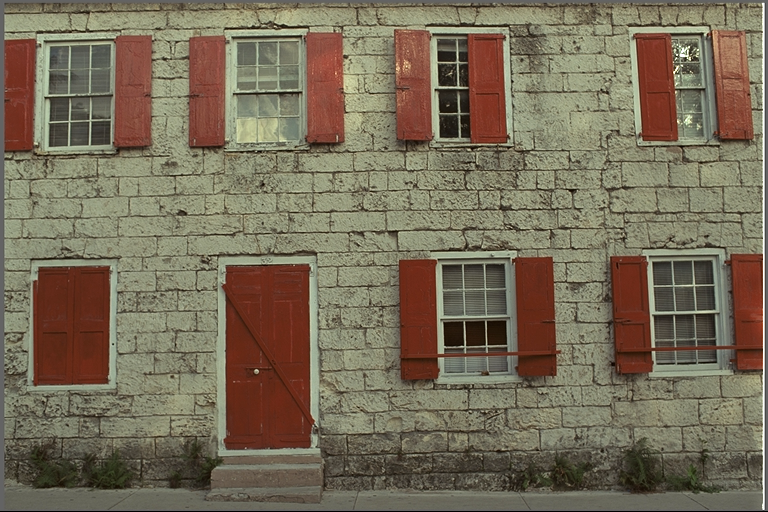
#> input picture data/natural/kodim01.png, 768 x 512 px, found by its file name
$ python test_YCoCg.py
#> lines starting #> are read from the running program, lines starting #| are printed output that depends on the picture
#> further down, img is the input picture: shape (512, 768, 3); mean R, G, B 119.8, 108.7, 88.4
### src/tester.py
import numpy as np
import hashlib
import matplotlib.pyplot as plt
from skimage.metrics import peak_signal_noise_ratio as PSNR
import matplotlib.gridspec as gridspec

def compare_images(img_orig: np.ndarray, img_rec: np.ndarray, title=""):
    # --- Test PSNR
    psnr_value = PSNR(img_orig, img_rec, data_range=255)
    psnr_result = f"PSNR = {psnr_value:.2f} dB"

    # --- Test zgodności bitowej
    bit_acc_result = ""
    if(img_orig.shape == img_rec.shape):
        bit_acc_result = "Bit-acc: Obrazy mają takie same rozmiary"
    else:
        bit_acc_result = "Bit-acc: Obrazy mają różne rozmiary"

    # --- Bit-perfect check
    bit_equal = np.array_equal(img_orig,img_rec)
    bit_equal_result = f"Bit-perfect: {bit_equal}"

    # --- Hash check
    h1 = hashlib.sha256(img_orig.tobytes()).hexdigest()
    h2 = hashlib.sha256(img_rec.tobytes()).hexdigest()
    hash_test = (h1==h2)
    hash_result = f"Hash-equal: {hash_test}"

    # --- Różnice pixeli
    diff = img_rec.astype(np.int32) - img_orig.astype(np.int32)
    max_diff = np.abs(diff).max()
    nonzero = np.count_nonzero(diff)
    max_diff_result = f"Maksymalna różnica: {max_diff}"
    nonzero_result = f"Liczba różniących się pikseli: {nonzero}"

    fig = plt.figure(figsize=(12,10))
    fig.subplots_adjust(bottom=0.18, hspace=0.3)

    gs = gridspec.GridSpec(2, 2, figure=fig)

    # --- górny rząd: obrazy
    ax0 = fig.add_subplot(gs[0,0])
    ax0.imshow(img_orig, cmap='gray')
    ax0.set_title("Oryginalny")
    ax0.axis('off')

    ax1 = fig.add_subplot(gs[0,1])
    ax1.imshow(img_rec, cmap='gray')
    ax1.set_title("Zrekonstruowany")
    ax1.axis('off')

    # --- dolny rząd: histogram + mapa błędu
    ax2 = fig.add_subplot(gs[1,0])
    ax2.hist(diff.ravel(), bins=513, range=(-256, 256), color="blue")
    ax2.set_title("Histogram różnic")
    ax2.set_xlabel("Różnica (rec - orig)")
    ax2.set_ylabel("Liczba pikseli")
    ax2.set_aspect('auto')  # wymusza równy układ w hist

    ax3 = fig.add_subplot(gs[1,1])
    im = ax3.imshow(np.abs(diff).sum(axis=2), cmap="hot")
    ax3.set_title("Mapa błędu")
    ax3.set_aspect('auto')  # wymusza proporcje
    plt.colorbar(im, ax=ax3)

    # Dodanie wyników testów pod obrazami
    results = [bit_acc_result, bit_equal_result, max_diff_result, nonzero_result, psnr_result]
    for i, text in enumerate(results):
        fig.text(0.5, 0.01 + i*0.03, text, ha='center', fontsize=12)

    plt.show()
    return 0

### src/test_YCoCg.py
import numpy as np
import imageio.v3 as iio
from tester import compare_images

def forward_YCoCgR(img):
    R = img[:,:,0].astype(np.int32)
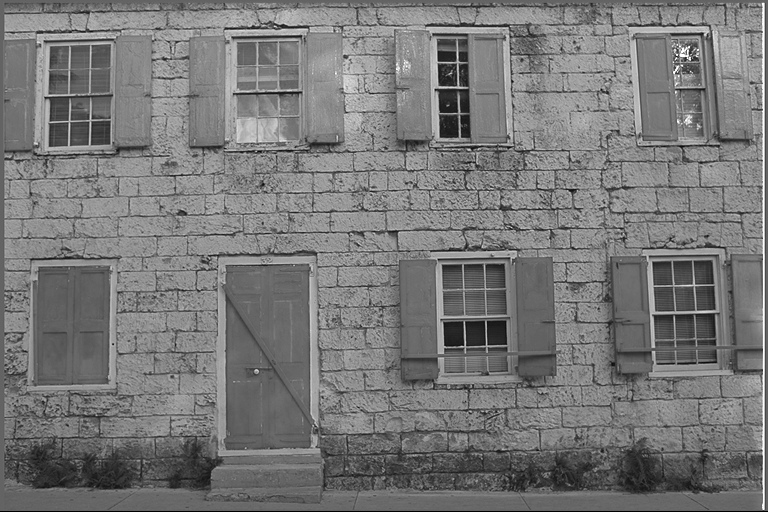
#> R: shape (512, 768) int32; min 0, max 255, mean 119.8
    G = img[:,:,1].astype(np.int32)
    B = img[:,:,2].astype(np.int32)
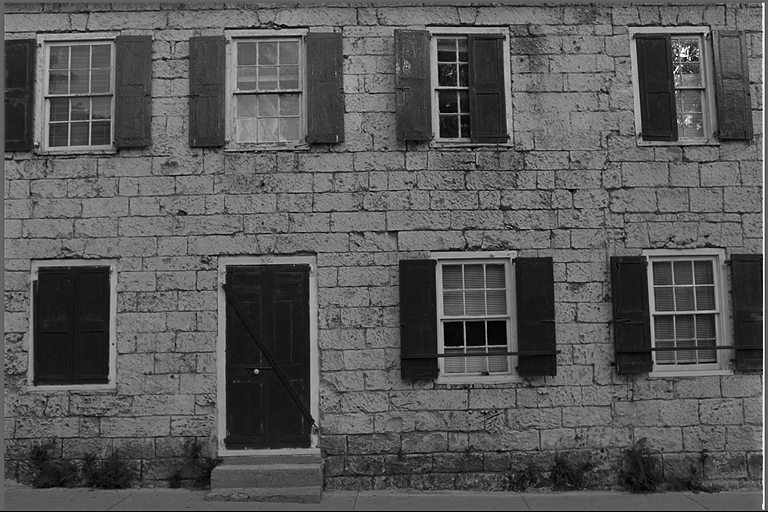
#> B: shape (512, 768) int32; min 0, max 255, mean 88.4

    Y  = (R + 2*G + B) >> 2
    Co = (R - B) >> 1
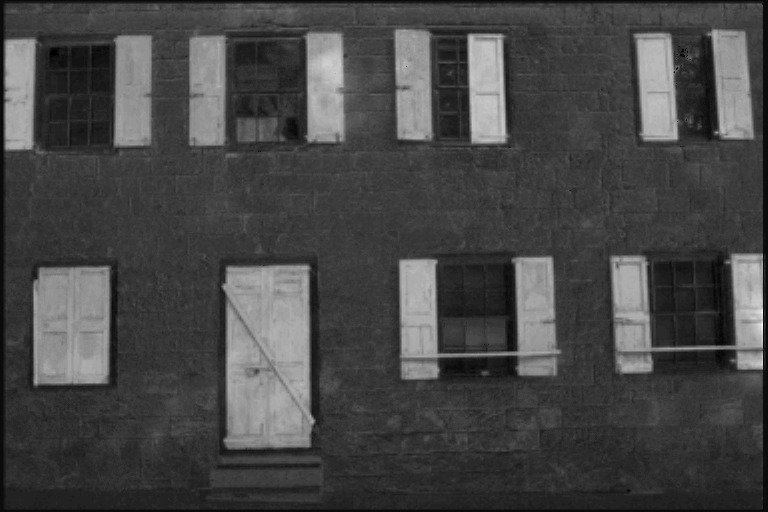
#> Co: shape (512, 768) int32; min -3, max 63, mean 15.4; drawn with min black and max white
    Cg = (-R + 2*G - B) >> 2
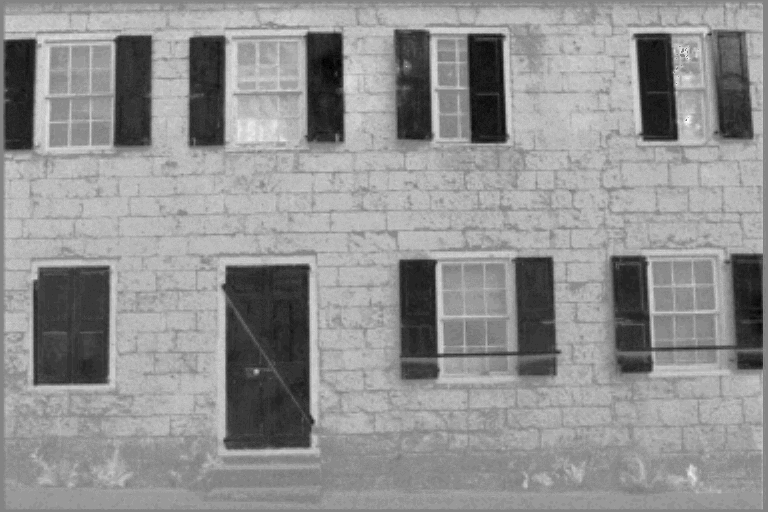
#> Cg: shape (512, 768) int32; min -18, max 17, mean 1.98; drawn with min black and max white

    return np.stack((Y, Co, Cg), axis=2).astype(np.int32)
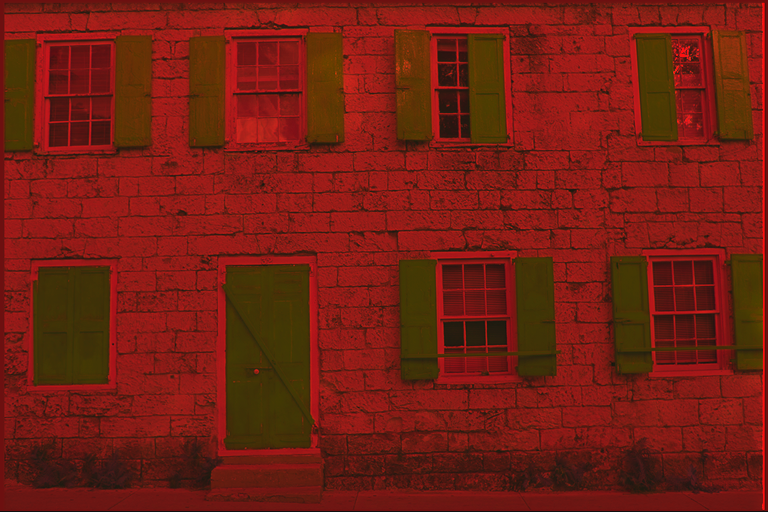
#> returned value: shape (512, 768, 3) int32; mean of channels 0, 1, 2 106.1, 15.4, 2; drawn with min black and max white

def inverse_YCoCgR(rct_img):
    Y  = rct_img[:,:,0].astype(np.int32)
    Co = rct_img[:,:,1].astype(np.int32)
    Cg = rct_img[:,:,2].astype(np.int32)

    t = Y - Cg
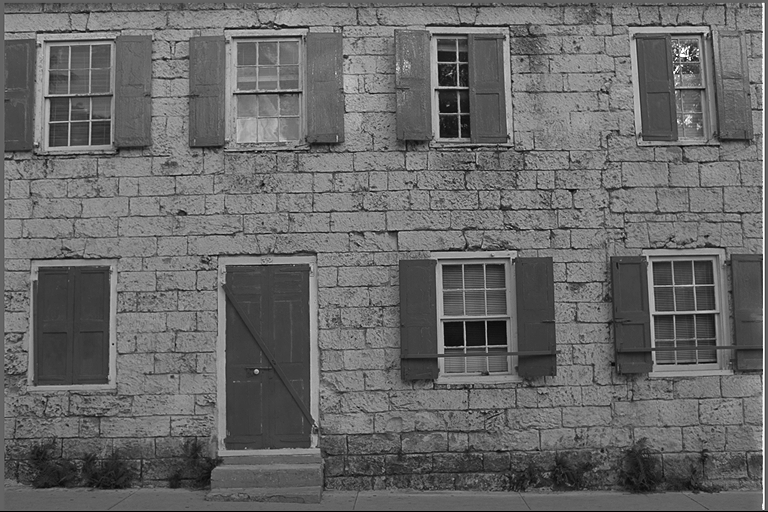
#> t: shape (512, 768) int32; min 0, max 255, mean 104.1
    R = t + Co
    G = Y + Cg
    B = t - Co

    return np.stack((R, G, B), axis=2).astype(np.uint8)

img = iio.imread('data/natural/kodim01.png')  # przykładowy obraz
ycocg = forward_YCoCgR(img)
rec = inverse_YCoCgR(ycocg)
compare_images(img,rec)
#> in compare_images, `psnr_value = PSNR(img_orig, img_rec, data_range=255)`: psnr_value = 49.87
#> in compare_images, `psnr_result = f"PSNR = {psnr_value:.2f} dB"`: psnr_result = 'PSNR = 49.87 dB'
#> in compare_images, `bit_equal = np.array_equal(img_orig,img_rec)`: bit_equal = False
#> in compare_images, `bit_equal_result = f"Bit-perfect: {bit_equal}"`: bit_equal_result = 'Bit-perfect: False'
#> in compare_images, `hash_test = (h1==h2)`: hash_test = False
#> in compare_images, `hash_result = f"Hash-equal: {hash_test}"`: hash_result = 'Hash-equal: False'
#> in compare_images, `max_diff = np.abs(diff).max()`: max_diff = 255
#> in compare_images, `nonzero = np.count_nonzero(diff)`: nonzero = 465948
#> in compare_images, `max_diff_result = f"Maksymalna różnica: {max_diff}"`: max_diff_result = 'Maksymalna różnica: 255'
#> in compare_images, `nonzero_result = f"Liczba różniących się pikseli: {nonzero}"`: nonzero_result = 'Liczba różniących się pikseli: 465948'
#> in compare_images, `results = [bit_acc_result, bit_equal_result, max_diff_result, nonzero_..`: results = ['Bit-acc: Obrazy mają takie same rozmiary', 'Bit-perfect: False', 'Maksymalna różnica: 255', 'Liczba różniących się pikseli: 465948', 'PSNR = 49.87 dB']
#> the loop in compare_images, `for i, text in enumerate(results):` made 5 passes
#> text on passes 1 to 5: 'Bit-acc: Obrazy mają takie same rozmiary', 'Bit-perfect: False', 'Maksymalna różnica: 255', 'Liczba różniących się pikseli: 465948', 'PSNR = 49.87 dB'
#> in compare_images, `plt.show()`:
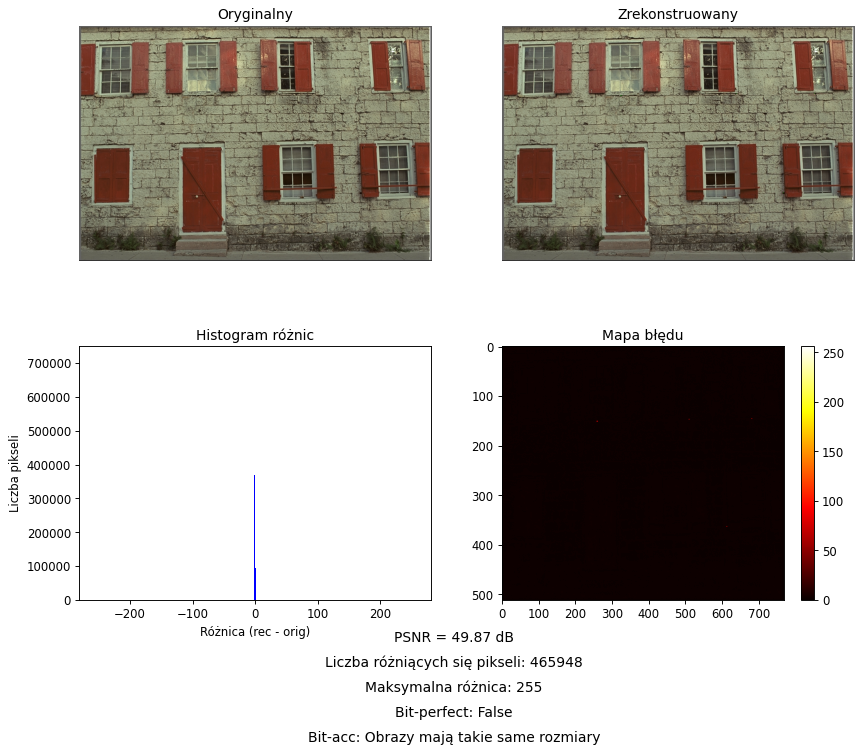
#> figure drawn by matplotlib, 5 panels; panel 3: tallest bar 713700 high, from x = -0.499 to 0.499

$ run again, with data/natural/kodim02.png copied over data/natural/kodim01.png
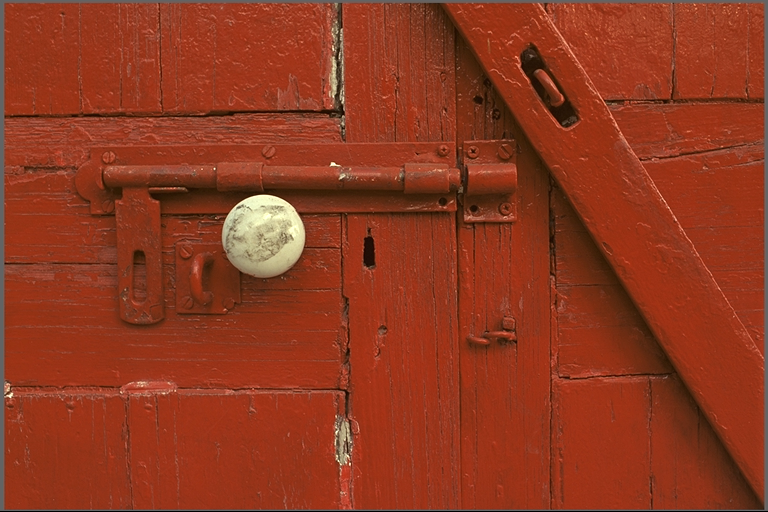
#> input picture data/natural/kodim02.png, 768 x 512 px, found by its file name
#> img is the input picture: shape (512, 768, 3); mean R, G, B 142.9, 56.4, 31.2
#> in forward_YCoCgR, `return np.stack((Y, Co, Cg), axis=2).astype(np.int32)`:
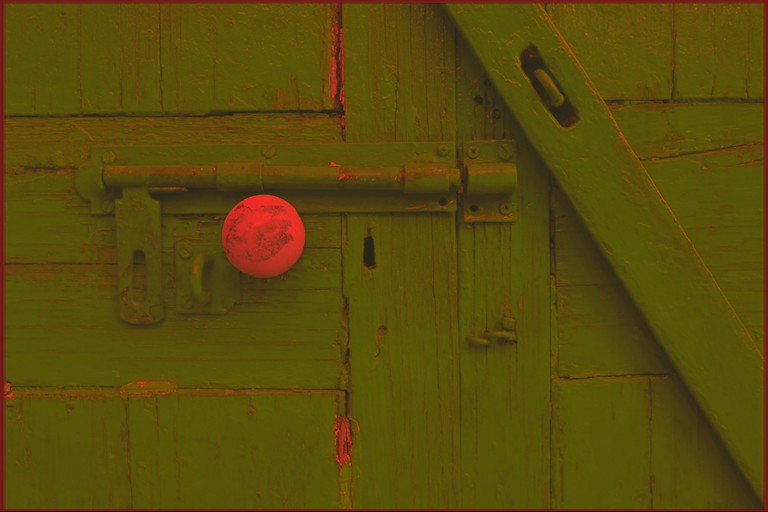
#> returned value: shape (512, 768, 3) int32; mean of channels 0, 1, 2 71.4, 55.7, -15.6; drawn with min black and max white
#> in inverse_YCoCgR, `t = Y - Cg`:
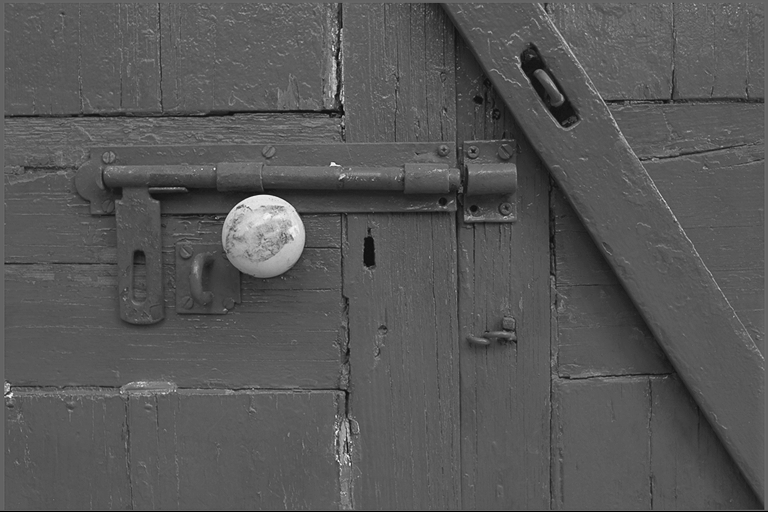
#> t: shape (512, 768) int32; min 0, max 254, mean 87
#> psnr_value = 53.02
#> psnr_result = 'PSNR = 53.02 dB'
#> bit_equal = False
#> bit_equal_result = 'Bit-perfect: False'
#> hash_test = False
#> hash_result = 'Hash-equal: False'
#> max_diff = 255
#> nonzero = 317248
#> max_diff_result = 'Maksymalna różnica: 255'
#> nonzero_result = 'Liczba różniących się pikseli: 317248'
#> results = ['Bit-acc: Obrazy mają takie same rozmiary', 'Bit-perfect: False', 'Maksymalna różnica: 255', 'Liczba różniących się pikseli: 317248', 'PSNR = 53.02 dB']
#> the loop in compare_images, `for i, text in enumerate(results):` made 5 passes
#> text on passes 1 to 5: 'Bit-acc: Obrazy mają takie same rozmiary', 'Bit-perfect: False', 'Maksymalna różnica: 255', 'Liczba różniących się pikseli: 317248', 'PSNR = 53.02 dB'

$ run again, with data/natural/kodim04.png copied over data/natural/kodim01.png
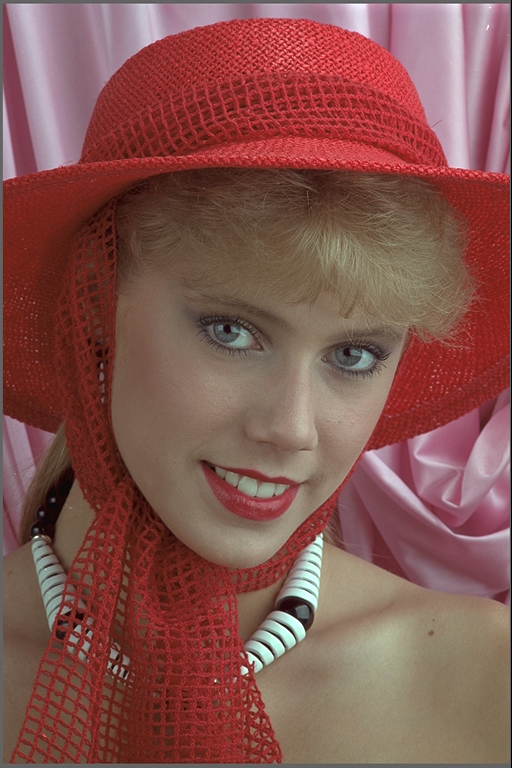
#> input picture data/natural/kodim04.png, 512 x 768 px, found by its file name
#> img is the input picture: shape (768, 512, 3); mean R, G, B 131.9, 84.1, 78.4
#> in inverse_YCoCgR, `t = Y - Cg`:
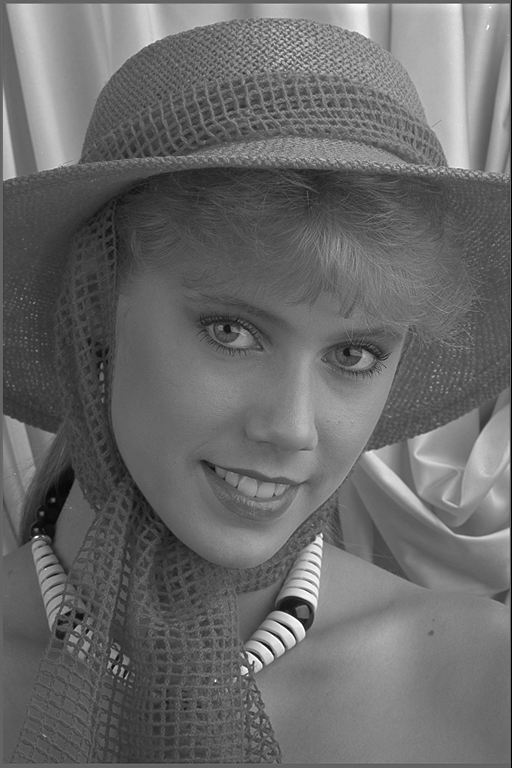
#> t: shape (768, 512) int32; min 0, max 255, mean 105.1
#> psnr_value = 41.51
#> psnr_result = 'PSNR = 41.51 dB'
#> bit_equal = False
#> bit_equal_result = 'Bit-perfect: False'
#> hash_test = False
#> hash_result = 'Hash-equal: False'
#> max_diff = 255
#> nonzero = 479292
#> max_diff_result = 'Maksymalna różnica: 255'
#> nonzero_result = 'Liczba różniących się pikseli: 479292'
#> results = ['Bit-acc: Obrazy mają takie same rozmiary', 'Bit-perfect: False', 'Maksymalna różnica: 255', 'Liczba różniących się pikseli: 479292', 'PSNR = 41.51 dB']
#> the loop in compare_images, `for i, text in enumerate(results):` made 5 passes
#> text on passes 1 to 5: 'Bit-acc: Obrazy mają takie same rozmiary', 'Bit-perfect: False', 'Maksymalna różnica: 255', 'Liczba różniących się pikseli: 479292', 'PSNR = 41.51 dB'
